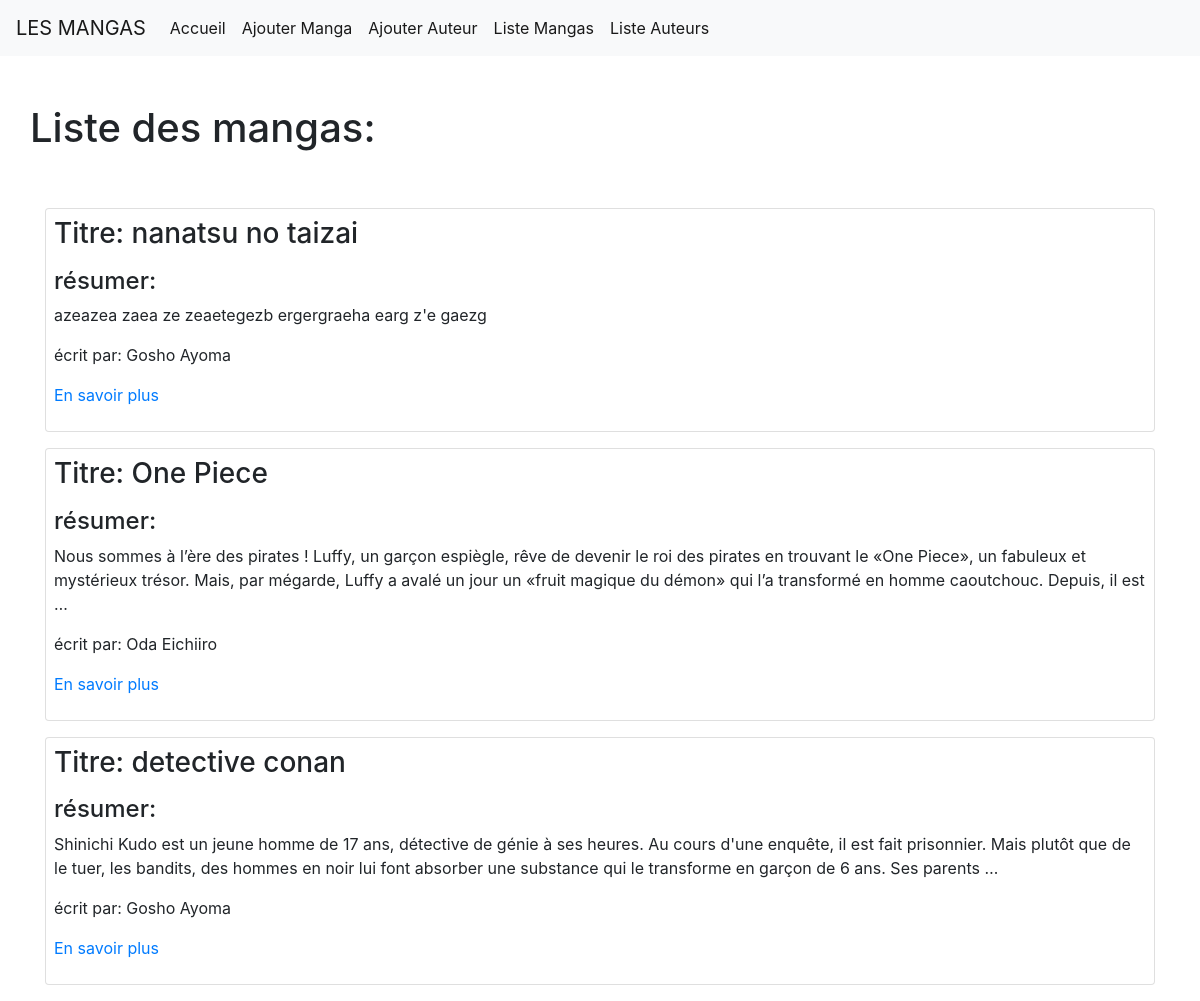
Screenshot of /manga/Liste/Manga with the database file from the repository.
### manga/models.py (models this page shows, shortened)
class Manga(models.Model):
    titre = models.CharField(max_length=100)
    resumer = models.TextField(null=True)
    auteur = models.ManyToManyField(Auteur, related_name="mangas")
    image = models.ImageField()

class Auteur(models.Model):
    nom = models.CharField(max_length=30)
    prenom = models.CharField(max_length=30)
    age = models.IntegerField()
    histoire = models.TextField(null=True)

### manga/views.py (the view)
# urls.py: path('Liste/Manga', views.liste_manga, name='liste_manga'),
def liste_manga(request):
    mangas = Manga.objects.all()
    return render(request, 'liste_mangas.html', {'les_mangas': mangas})

### manga/templates/liste_mangas.html
{% extends 'base.html' %}
    {% block body %}
    <div class="row mb-5 mt-5">
            <h1>Liste des mangas:</h1>
        </div>
    {% for manga in les_mangas %}
    <div class="card mt-3 mb-3 ">
        <div class="ml-2 mr-2 mt-2 mb-2">
        <h3>Titre: {{ manga.titre }}</h3>
        <p><h4>résumer:</h4> {{ manga.resumer|truncatewords:50}}</p>
        {% for auteur in manga.auteur.all %}
        <p>écrit par: {{ auteur.nom }} {{ auteur.prenom }}</p>
    {% endfor %}
    <p><a href="{% url 'le_manga' manga.id %}">En savoir plus</a></p>
    </div>
    </div>
    {% empty %}
        <p>Aucun manga.</p>
    {% endfor %}
    {% endblock %}

### rows the page displays
Manga: titre "nanatsu no taizai", resumer "azeazea zaea ze zeaetegezb ergergraeha earg z'e gaezg"
Auteur: nom "Gosho", prenom "Ayoma"
Manga: titre "One Piece", resumer "Nous sommes à l’ère des pirates ! Luffy, un garçon espiègle, rêve de devenir le roi des pirates en trouvant le «One Piece», un fabuleux et mystérieux trésor. Mais, par mégarde, Luffy a avalé un jour un «fruit magique du démon» qui l’a transformé en homme caoutchouc. Depuis, il est …"
Auteur: nom "Oda", prenom "Eichiiro"
Manga: titre "detective conan", resumer "Shinichi Kudo est un jeune homme de 17 ans, détective de génie à ses heures. Au cours d'une enquête, il est fait prisonnier. Mais plutôt que de le tuer, les bandits, des hommes en noir lui font absorber une substance qui le transforme en garçon de 6 ans. Ses parents …"
